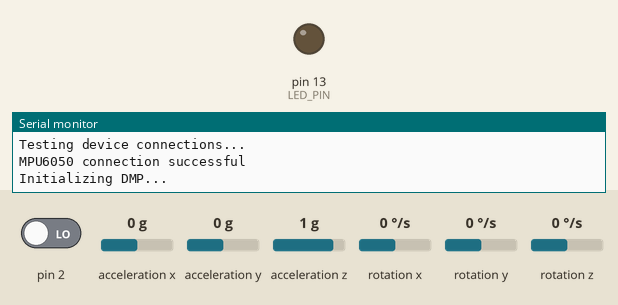
Bench run of a sketch on a simulated Arduino Mega 2560, built with avr-gcc and run on an emulated ATmega2560. Shown: output pins drawn as LEDs (lit = HIGH), the last lines printed to the serial monitor. Dashed ring = blinking. The test bench sets the inputs (shaded band); at power-on: rotation z 0 °/s, pin 2 LOW, acceleration x 0 g, acceleration y 0 g, acceleration z 1 g, rotation x 0 °/s, rotation y 0 °/s. The sensor or clock chip raises its interrupt line as the real part does.

Above: at 0.1 s.
At 1.7 s:
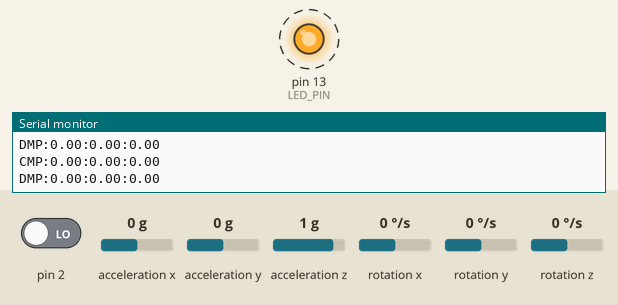
1.8 s: rotation z set to -192 °/s
Timing chart, 0 to 10.8 s (numbered marks = the images above; inputs shaded):
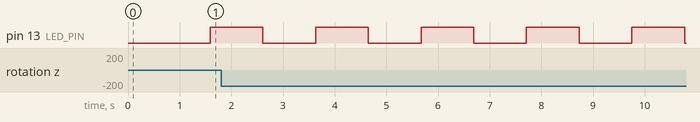

The sketch:

estabilizarYaw.ino
```cpp
// Arduino Wire library is required if I2Cdev I2CDEV_ARDUINO_WIRE implementation
// is used in I2Cdev.h
#include "Wire.h"

// I2Cdev and MPU6050 must be installed as libraries
#include "I2Cdev.h"

#include "MPU6050_6Axis_MotionApps20.h"

#include <avr/interrupt.h>
#include <avr/io.h>
#include <Streaming.h>
// class default I2C address is 0x68
// specific I2C addresses may be passed as a parameter here
// AD0 low = 0x68 (default for SparkFun breakout and InvenSense evaluation board)
// AD0 high = 0x69
MPU6050 mpu;

/* =========================================================================
   NOTE: In addition to connection 3.3v, GND, SDA, and SCL, this sketch
   depends on the MPU-6050's INT pin being connected to the Arduino's
   external interrupt #0 pin. On the Arduino Mega 2560, this is digital I/O
   pin 2.
 * ========================================================================= */

#define LED_PIN 13
bool blinkState = false;

// MPU control/status vars
bool dmpReady = false;  // set true if DMP init was successful
uint8_t mpuIntStatus;   // holds actual interrupt status byte from MPU
uint8_t devStatus;      // return status after each device operation (0 = success, !0 = error)
uint16_t packetSize;    // expected DMP packet size (default is 42 bytes)
uint16_t fifoCount;     // count of all bytes currently in FIFO
uint8_t fifoBuffer[64]; // FIFO storage buffer

unsigned int count = 0;   //used to keep count of how many interrupts were fired
bool yawEstable = false;
bool primeraMedicion = false;
float yawAnterior = 0, yawActual = 0;
long segundos = 0;
float diff = 0;

// Orientation/motion variables
Quaternion q;
VectorFloat gravity;
float euler[3];
float ypr[3];
float yaw_values[3];

// Use the following global variables and access functions to help store the overall
// rotation angle of the sensor
unsigned long last_read_time;
float         last_x_angle;  // These are the filtered angles
float         last_y_angle;
float         last_z_angle;
float         last_gyro_x_angle;  // Store the gyro angles to compare drift
float         last_gyro_y_angle;
float         last_gyro_z_angle;

void set_last_read_angle_data(unsigned long time, float x, float y, float z, float x_gyro, float y_gyro, float z_gyro)
{
  last_read_time = time;
  last_x_angle = x;
  last_y_angle = y;
  last_z_angle = z;
  last_gyro_x_angle = x_gyro;
  last_gyro_y_angle = y_gyro;
  last_gyro_z_angle = z_gyro;
}

inline unsigned long get_last_time() {return last_read_time;}
inline float get_last_x_angle() {return last_x_angle;}
inline float get_last_y_angle() {return last_y_angle;}
inline float get_last_z_angle() {return last_z_angle;}
inline float get_last_gyro_x_angle() {return last_gyro_x_angle;}
inline float get_last_gyro_y_angle() {return last_gyro_y_angle;}
inline float get_last_gyro_z_angle() {return last_gyro_z_angle;}

//  Use the following global variables
//  to calibrate the gyroscope sensor and accelerometer readings
float    base_x_gyro = 0;
float    base_y_gyro = 0;
float    base_z_gyro = 0;
float    base_x_accel = 0;
float    base_y_accel = 0;
float    base_z_accel = 0;

// This global variable tells us how to scale gyroscope data
float    GYRO_FACTOR;

// This global varible tells how to scale acclerometer data
float    ACCEL_FACTOR;

// Variables to store the values from the sensor readings
int16_t ax, ay, az;
int16_t gx, gy, gz;

// Buffer for data output
char dataOut[256];
// ================================================================
// ===               INTERRUPT DETECTION ROUTINE                ===
// ================================================================

volatile bool mpuInterrupt = false;     // indicates whether MPU interrupt pin has gone high
void dmpDataReady()
{
    mpuInterrupt = true;
}

// ================================================================
// ===                CALIBRATION_ROUTINE                       ===
// ================================================================
// Simple calibration - just average first few readings to subtract
// from the later data
void calibrate_sensors()
{
  int       num_readings = 10;

  // Discard the first reading (don't know if this is needed or
  // not, however, it won't hurt.)
  mpu.getMotion6(&ax, &ay, &az, &gx, &gy, &gz);

  // Read and average the raw values
  for (int i = 0; i < num_readings; i++)
  {
    mpu.getMotion6(&ax, &ay, &az, &gx, &gy, &gz);
    base_x_gyro += gx;
    base_y_gyro += gy;
    base_z_gyro += gz;
    base_x_accel += ax;
    base_y_accel += ay;
    base_y_accel += az;
  }

  base_x_gyro /= num_readings;
  base_y_gyro /= num_readings;
  base_z_gyro /= num_readings;
  base_x_accel /= num_readings;
  base_y_accel /= num_readings;
  base_z_accel /= num_readings;
}

// ================================================================
// ===                      TIMER 2 HANDLER                     ===
// ================================================================
//Timer2 Overflow Interrupt Vector, called every 1ms
ISR(TIMER2_OVF_vect)
{
  count++;               //Increments the interrupt counter
  if(count >= 1000)
  {
    count = 0;           //Resets the interrupt counter
    // blink LED to indicate activity
    blinkState = !blinkState;
    digitalWrite(LED_PIN, blinkState);

    if(yawEstable == false)
    {
      segundos++;
      if( primeraMedicion == true )
      {
        diff = fabs(yawActual -  yawAnterior);
        if( diff <=  0.01)
        {
          yawEstable = true;
          Serial << "YAW ESTABILIZADO [" << segundos << " s]" << endl;
        }
      }
    }
  }
  TCNT2 = 130;           //Reset Timer to 130 out of 255
  TIFR2 = 0x00;          //Timer2 INT Flag Reg: Clear Timer Overflow Flag
};

// ================================================================
// ===                      INITIAL SETUP                       ===
// ================================================================

void setup()
{
    // join I2C bus (I2Cdev library doesn't do this automatically)
    Wire.begin();

    // initialize serial communication
    Serial.begin(57600);

    // initialize device
    Serial.println(F("Initializing I2C devices..."));
    mpu.initialize();

    // verify connection
    Serial.println(F("Testing device connections..."));
    Serial.println(mpu.testConnection() ? F("MPU6050 connection successful") : F("MPU6050 connection failed"));

    // load and configure the DMP
    Serial.println(F("Initializing DMP..."));
    devStatus = mpu.dmpInitialize();

    // make sure it worked (returns 0 if so)
    if (devStatus == 0)
    {
        // turn on the DMP, now that it's ready
        Serial.println(F("Enabling DMP..."));
        mpu.setDMPEnabled(true);

        // enable Arduino interrupt detection
        Serial.println(F("Enabling interrupt detection (Arduino external interrupt 0)..."));
        attachInterrupt(0, dmpDataReady, RISING);
        mpuIntStatus = mpu.getIntStatus();

        // set our DMP Ready flag so the main loop() function knows it's okay to use it
        Serial.println(F("DMP ready! Waiting for first interrupt..."));
        dmpReady = true;

        // Set the full scale range of the gyro
        uint8_t FS_SEL = 0;
        //mpu.setFullScaleGyroRange(FS_SEL);

        // get default full scale value of gyro - may have changed from default
        // function call returns values between 0 and 3
        uint8_t READ_FS_SEL = mpu.getFullScaleGyroRange();
        Serial.print("FS_SEL = ");
        Serial.println(READ_FS_SEL);
        //GYRO_FACTOR = 131.0/(FS_SEL + 1);
        GYRO_FACTOR = 131,0 / pow (2 , FS_SEL);

        // get default full scale value of accelerometer - may not be default value.
        // Accelerometer scale factor doesn't reall matter as it divides out
        uint8_t READ_AFS_SEL = mpu.getFullScaleAccelRange();
        Serial.print("AFS_SEL = ");
        Serial.println(READ_AFS_SEL);
        //ACCEL_FACTOR = 16384.0/(AFS_SEL + 1);

        // Set the full scale range of the accelerometer
        //uint8_t AFS_SEL = 0;
        //mpu.setFullScaleAccelRange(AFS_SEL);

        // get expected DMP packet size for later comparison
        packetSize = mpu.dmpGetFIFOPacketSize();
    }
    else
    {
        // ERROR!
        // 1 = initial memory load failed
        // 2 = DMP configuration updates failed
        // (if it's going to break, usually the code will be 1)
        Serial.print(F("DMP Initialization failed (code "));
        Serial.print(devStatus);
        Serial.println(F(")"));
    }

    // configure LED for output
    pinMode(LED_PIN, OUTPUT);

    yaw_values[0] = 0; yaw_values[1] = 400; yaw_values[2] = -400;

    // get calibration values for sensors
    calibrate_sensors();
    set_last_read_angle_data(millis(), 0, 0, 0, 0, 0, 0);

  //Setup Timer2 to fire every 1ms
  TCCR2B = 0x00;        //Disbale Timer2 while we set it up
  TCNT2  = 130;         //Reset Timer Count to 130 out of 255
  TIFR2  = 0x00;        //Timer2 INT Flag Reg: Clear Timer Overflow Flag
  TIMSK2 = 0x01;        //Timer2 INT Reg: Timer2 Overflow Interrupt Enable
  TCCR2A = 0x00;        //Timer2 Control Reg A: Normal port operation, Wave Gen Mode normal
  TCCR2B = 0x05;        //Timer2 Control Reg B: Timer Prescaler set to 128
}


// ================================================================
// ===                    MAIN PROGRAM LOOP                     ===
// ================================================================

void loop()
{
    const float RADIANS_TO_DEGREES = 57.2958; //180/3.14159

    // if programming failed, don't try to do anything
    if (!dmpReady) return;

    unsigned long t_now = millis();

    // wait for MPU interrupt or extra packet(s) available
    while (!mpuInterrupt && fifoCount < packetSize)
    {
        // Keep calculating the values of the complementary filter angles for comparison with DMP here
        // Read the raw accel/gyro values from the MPU-6050
        mpu.getMotion6(&ax, &ay, &az, &gx, &gy, &gz);

        // Get time of last raw data read
        unsigned long t_now = millis();

        // Remove offsets and scale gyro data
        float gyro_x = (gx - base_x_gyro)/GYRO_FACTOR;
        float gyro_y = (gy - base_y_gyro)/GYRO_FACTOR;
        float gyro_z = (gz - base_z_gyro)/GYRO_FACTOR;
        float accel_x = ax; // - base_x_accel;
        float accel_y = ay; // - base_y_accel;
        float accel_z = az; // - base_z_accel;


        float accel_angle_y = atan(-1*accel_x/sqrt(pow(accel_y,2) + pow(accel_z,2)))*RADIANS_TO_DEGREES;
        float accel_angle_x = atan(accel_y/sqrt(pow(accel_x,2) + pow(accel_z,2)))*RADIANS_TO_DEGREES;
        float accel_angle_z = 0;

        // Compute the (filtered) gyro angles
        float dt =(t_now - get_last_time())/1000.0;
        float gyro_angle_x = gyro_x*dt + get_last_x_angle();
        float gyro_angle_y = gyro_y*dt + get_last_y_angle();
        float gyro_angle_z = gyro_z*dt + get_last_z_angle();

        // Compute the drifting gyro angles
        float unfiltered_gyro_angle_x = gyro_x*dt + get_last_gyro_x_angle();
        float unfiltered_gyro_angle_y = gyro_y*dt + get_last_gyro_y_angle();
        float unfiltered_gyro_angle_z = gyro_z*dt + get_last_gyro_z_angle();

        // Apply the complementary filter to figure out the change in angle - choice of alpha is
        // estimated now.  Alpha depends on the sampling rate...
        const float alpha = 0.96;
        float angle_x = alpha*gyro_angle_x + (1.0 - alpha)*accel_angle_x;
        float angle_y = alpha*gyro_angle_y + (1.0 - alpha)*accel_angle_y;
        float angle_z = gyro_angle_z;  //Accelerometer doesn't give z-angle

        // Update the saved data with the latest values
        set_last_read_angle_data(t_now, angle_x, angle_y, angle_z, unfiltered_gyro_angle_x, unfiltered_gyro_angle_y, unfiltered_gyro_angle_z);
    }

    // reset interrupt flag and get INT_STATUS byte
    mpuInterrupt = false;
    mpuIntStatus = mpu.getIntStatus();

    // get current FIFO count
    fifoCount = mpu.getFIFOCount();

    // check for overflow (this should never happen unless our code is too inefficient)
    if ((mpuIntStatus & 0x10) || fifoCount == 1024)
    {
        // reset so we can continue cleanly
        mpu.resetFIFO();
        Serial.println(F("FIFO overflow!"));

    // otherwise, check for DMP data ready interrupt (this should happen frequently)
    }
    else if (mpuIntStatus & 0x02)
    {
        // wait for correct available data length, should be a VERY short wait
        while (fifoCount < packetSize) fifoCount = mpu.getFIFOCount();

        // read a packet from FIFO
        mpu.getFIFOBytes(fifoBuffer, packetSize);

        // track FIFO count here in case there is > 1 packet available
        // (this lets us immediately read more without waiting for an interrupt)
        fifoCount -= packetSize;

        // Obtain Euler angles from buffer
        //mpu.dmpGetQuaternion(&q, fifoBuffer);
        //mpu.dmpGetEuler(euler, &q);

        // Obtain YPR angles from buffer
        mpu.dmpGetQuaternion(&q, fifoBuffer);
        mpu.dmpGetGravity(&gravity, &q);
        mpu.dmpGetYawPitchRoll(ypr, &q, &gravity);

        if(primeraMedicion == false)
        {
          yawActual = ypr[0]*RADIANS_TO_DEGREES;
          primeraMedicion = true;
        }
        else
        {
          yawAnterior = yawActual;
          yawActual = ypr[0]*RADIANS_TO_DEGREES;
        }

        if( yawEstable == true )
        {
//          Serial << yawActual << endl;
          Serial.print("CMP:");
         Serial.print(get_last_x_angle(), 2);
         Serial.print(":");
         Serial.print(get_last_y_angle(), 2);
         Serial.print(":");
         Serial.println(-get_last_z_angle(), 2);
         Serial.print("DMP:");
         Serial.print(ypr[2]*RADIANS_TO_DEGREES, 2);
         Serial.print(":");
         Serial.print(-ypr[1]*RADIANS_TO_DEGREES, 2);
         Serial.print(":");
         Serial.println(ypr[0]*RADIANS_TO_DEGREES, 2);
        }
  /*
       // Output complementary data and DMP data to the serial port.  The signs on the data needed to be
       // fudged to get the angle direction correct.
       Serial.print("CMP:");
       Serial.print(get_last_x_angle(), 2);
       Serial.print(":");
       Serial.print(get_last_y_angle(), 2);
       Serial.print(":");
       Serial.println(-get_last_z_angle(), 2);
       Serial.print("DMP:");
       Serial.print(ypr[2]*RADIANS_TO_DEGREES, 2);
       Serial.print(":");
       Serial.print(-ypr[1]*RADIANS_TO_DEGREES, 2);
       Serial.print(":");
       Serial.println(ypr[0]*RADIANS_TO_DEGREES, 2);*/
    }
}
```

Measured:
- by itself, pin 13 (LED_PIN): alternates HIGH for 1.0 s and LOW for 1.0 s
